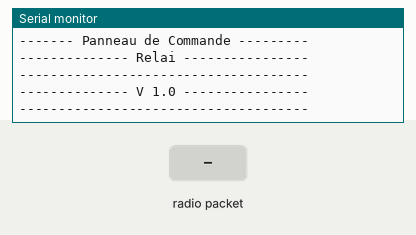
This sketch was run on a simulated Arduino Uno, built with avr-gcc and run on an emulated ATmega328P. On the bench: the last lines printed to the serial monitor. The test bench sets the inputs (shaded band). No radio packets arrive unless stated.

Above: at 1.4 s.
1.5 s: radio packet "1" arrives
At 2.0 s:
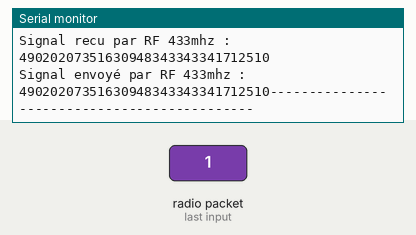
3.0 s: radio packet "0" arrives
At 4.2 s:
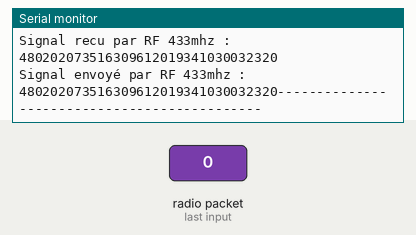
4.5 s: radio packet "2" arrives
At 6.0 s:
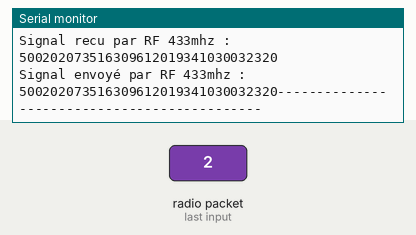

The sketch:

Afficheur_LED_Relai.ino
```cpp
/*
 *
 *
 * Afficheur Led - Relai
 *
 *
 */

#include <VirtualWire.h>


void setup(){

    // Initialisation de VirtualWire
    vw_set_rx_pin(A0);  // RX
    vw_set_tx_pin(A3);  // TX
    vw_setup(2000);

    // Message de bienvenue
    Serial.begin(9600);
    Serial.println();
    Serial.println("-------------------------------------");
    Serial.println("---------- Afficheur Led ------------");
    Serial.println("------- Panneau de Commande ---------");
    Serial.println("-------------- Relai ----------------");
    Serial.println("-------------------------------------");
    Serial.println("-------------- V 1.0 ----------------");
    Serial.println("-------------------------------------");
    Serial.println();
}


void loop(){

    // RECEPTION //

    vw_rx_start();
    //
    byte Classe[20];
    //
    byte taille_Classe = sizeof(Classe);
    //
    vw_wait_rx(); // attendre l’arrivée d’un nouveau message
    //
    vw_get_message((byte *) &Classe, &taille_Classe);
    //
    // Affichage des données recu par RF
    Serial.println();
    Serial.print("Signal recu par RF 433mhz : ");
    for(byte i = 0; i < 20; i++)
    {
        Serial.print(Classe[i]);
    }
    //
    vw_rx_stop();

    // EMISSION //

    // Envoi des données par RF à l'aide de VirtualWire
    vw_send((byte *) &Classe, sizeof(Classe)); // On envoie le message
    vw_wait_tx(); // On attend la fin de l'envoi

    // Affichage des données envoyées par RF
    Serial.println();
    Serial.print("Signal envoyé par RF 433mhz : ");
    for(byte i = 0; i < 20; i++)
    {
        Serial.print(Classe[i]);
    }
    Serial.println("---------------------------------------------");

    // Delai
    delay(1000);
}
```

Measured:
- after the input at 1.5 s, the serial monitor: prints a new line at once (image 1)
- after the input at 3.0 s, the serial monitor: prints a new line at once (image 2)
- after the input at 4.5 s, the serial monitor: prints a new line at once (image 3)
